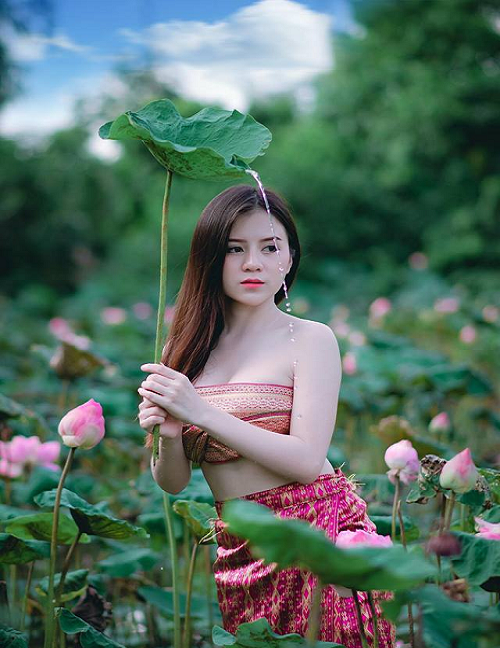
#> input picture Xu_Ly_Anh/Test/12.png, 500 x 648 px
$ python file.py   (older library calls are emulated)
#> lines starting #> are read from the running program, lines starting #| are printed output that depends on the picture
#Bài tập: Viết chương trình đọc vào 1 ảnh màu, sau đó được chuyển đổi qua ảnh xám gray
# và được làm trơn đi nhờ hàm GaussianBlur. Sử dụng hàm Canny để tìm ra các điểm biên,
# sử dụng HoughLines và HoughCircles để tìm ra các đường thẳng, đường tròn trong ảnh.

import cv2
import numpy as np


#https://blog.vietnamlab.vn/2018/02/27/xu-ly-anh-voi-opencv-tut-2-chuyen-doi-anh-mau/
# https://minhng.info/tutorials/xu-ly-anh-opencv-hien-thuc-canny-edge.html
# https://docs.opencv.org/4.0.0/dd/d1a/group__imgproc__feature.html#ga04723e007ed888ddf11d9ba04e2232de
# https://docs.opencv.org/master/da/d22/tutorial_py_canny.html
# https://minhng.info/tutorials/phat-hien-duong-thang-hough-transform.html
# https://kupdf.net/download/m-7897-t-s-7889-h-agrave-m-x-7917-l-yacute-7843-nh-trong-opencv-docx_5908597edc0d60391e959e90_pdf
# https://dsp.stackovernet.com/vi/q/4999
#Show Pic (0, 1, CV_LOAD_IMAGE_COLOR)
#Show ảnh xám dùng gray
img = cv2.imread('12.png',0)
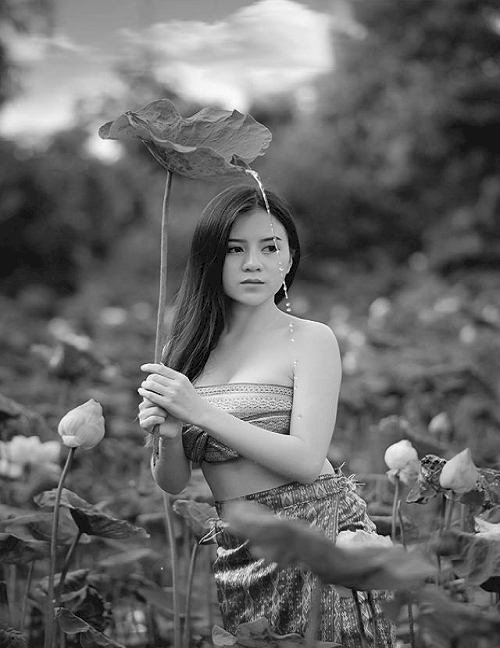
#> img: shape (648, 500); min 0, max 255, mean 104.8
#image = cv2.cvtColor(img, cv2.COLOR_BGR2GRAY)
image = cv2.GaussianBlur(img, (5, 5), 0)
edges = cv2.Canny(img,100,200)
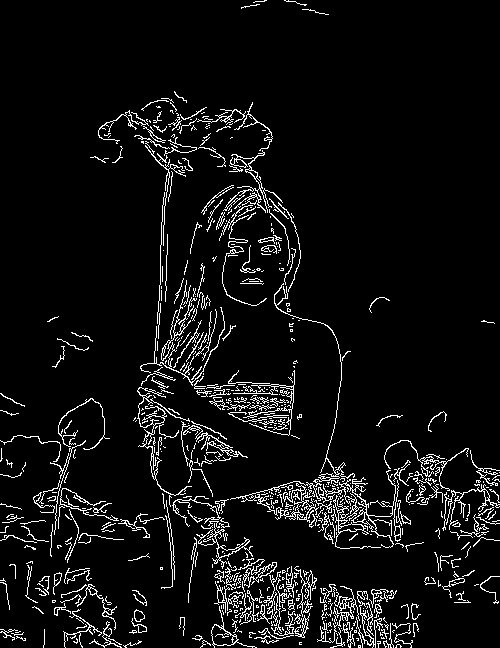
#> edges: shape (648, 500); 6.4% white in thin lines or dots
lines = cv2.HoughLines(edges, rho=1, theta=np.pi/180, threshold=100)
#> lines = 283 rows, first 8: [179, 0.0698], [169, 0.0349], [175, 0.0524], [173, 0.0524], [181, 0.0698], [506, 1.54], [184, 0.0873], [508, 1.54]
circles = cv2.HoughCircles(image, cv2.cv.CV_HOUGH_GRADIENT,  2, 32, param1=200, param2=100)
#> circles = 27 rows, first 8: [363, 389, 212], [181, 519, 125.2], [295, 437, 141.8], [323, 421, 176.2], [243, 511, 99.2], [151, 507, 94.4], [307, 551, 70.6], [125, 285, 167.6]


cv2.imshow('Pic_Girl', img)
#cv2.imshow('Pic_Girl', image)
#cv2.imshow('Pic_Girl',edges)
#cv2.imshow('Pic_Girl', lines)
cv2.imshow('Pic_Girl', circles)

cv2.waitKey(0)
cv2.destroyAllWindows()

#> (the run stopped early here; a loop or call above may not have finished)
